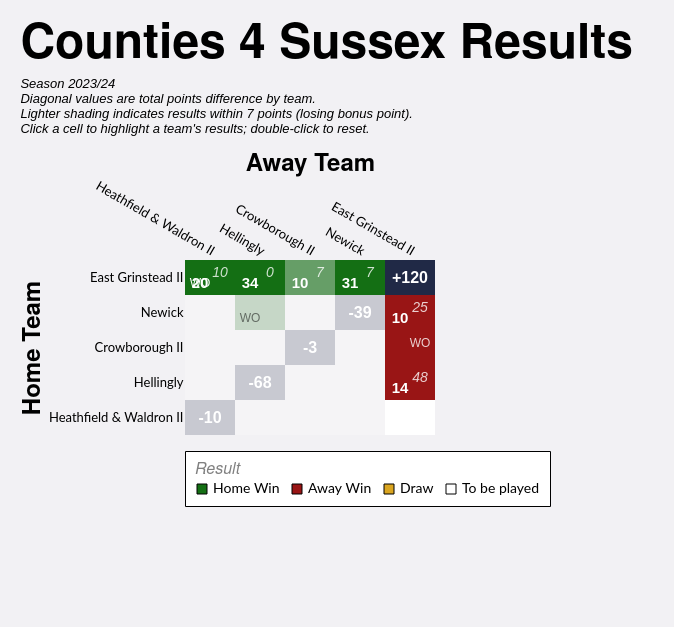

Here is the Vega-Lite specification saved for this chart:
### Vega-Lite specification from a JSON file in a GitHub repository (floating-point values rounded to 4 significant figures)
{"config": {"axis": {"labelFont": "Lato, sans-serif", "titleFont": "PT Sans Narrow, Helvetica Neue, Helvetica, Arial, sans-serif", "labelFontSize": 13, "titleFontSize": 24, "gridColor": "#202947", "gridOpacity": 0.2}, "header": {"labelFont": "PT Sans Narrow, Helvetica Neue, Helvetica, Arial, sans-serif", "titleFont": "PT Sans Narrow, Helvetica Neue, Helvetica, Arial, sans-serif", "labelFontSize": 24, "titleFontSize": 28, "labelFontWeight": "bold", "orient": "left"}, "legend": {"labelFont": "Lato, sans-serif", "titleFont": "PT Sans Narrow, Helvetica Neue, Helvetica, Arial, sans-serif", "labelFontSize": 14, "titleFontSize": 16, "titlePadding": 5, "fillColor": "white", "strokeColor": "black", "padding": 10, "titleFontWeight": "lighter", "titleFontStyle": "italic", "titleColor": "gray", "offset": 10}, "title": {"font": "PT Sans Narrow, Helvetica Neue, Helvetica, Arial, sans-serif", "fontSize": 48, "fontWeight": "bold", "anchor": "start", "align": "center", "titlePadding": 20, "subtitlePadding": 10, "subtitleFontSize": 13, "subtitleColor": "", "subtitleFontStyle": "italic", "offset": 15, "color": "black"}, "axisX": {"labelAngle": 0}, "facet": {"title": null, "header": null, "align": {"row": "each", "column": "each"}}, "resolve": {"scale": {"y": "independent", "facet": "independent"}}, "background": "#f2f1f4", "view": {"stroke": null}}, "layer": [{"data": {"name": "data-8d5bf6d418f510963f674cdb3aef10c7"}, "mark": {"type": "rect"}, "encoding": {"color": {"field": "result", "legend": {"columns": 4, "direction": "horizontal", "labelLimit": 200, "offset": 16, "orient": "bottom", "symbolStrokeColor": "black", "symbolStrokeWidth": 1, "values": ["Home Win", "Away Win", "Draw", "To be played"]}, "scale": {"domain": ["Home Win", "Home Win (LBP)", "Away Win", "Away Win (LBP)", "Draw", "To be played", "N/A"], "range": ["#146f14", "#146f14a0", "#991515", "#991515a0", "goldenrod", "white", "#202946"]}, "title": "Result", "type": "nominal"}, "opacity": {"condition": {"test": "datum.home_team == param_14['home_team'] || datum.away_team == param_14['home_team'] || !isValid(param_14['home_team'])", "value": 1.0}, "value": 0.2}, "tooltip": [{"field": "home_team", "title": "Home", "type": "nominal"}, {"field": "away_team", "title": "Away", "type": "nominal"}, {"field": "home_score_text", "title": "Home Score", "type": "nominal"}, {"field": "away_score_text", "title": "Away Score", "type": "nominal"}, {"field": "result", "title": "Result", "type": "nominal"}, {"field": "date", "format": "%d %b %Y", "title": "Date", "type": "temporal"}], "x": {"axis": {"domain": false, "grid": false, "labelAngle": 30, "orient": "top", "ticks": false}, "field": "away_team", "sort": ["Heathfield & Waldron II", "Hellingly", "Crowborough II", "Newick", "East Grinstead II"], "title": "Away Team", "type": "nominal"}, "y": {"axis": {"domain": false, "grid": false, "ticks": false}, "field": "home_team", "sort": ["East Grinstead II", "Newick", "Crowborough II", "Hellingly", "Heathfield & Waldron II"], "title": "Home Team", "type": "nominal"}}, "name": "view_10"}, {"data": {"name": "data-8d5bf6d418f510963f674cdb3aef10c7"}, "mark": {"type": "text", "fontStyle": "italic", "size": 14, "xOffset": 10, "yOffset": -5}, "encoding": {"color": {"condition": {"test": "datum.home_team == param_14['home_team'] || datum.away_team == param_14['home_team'] || !isValid(param_14['home_team'])", "value": "white"}, "value": "black"}, "opacity": {"condition": {"test": "datum.home_team == param_14['home_team'] || datum.away_team == param_14['home_team'] || !isValid(param_14['home_team'])", "value": 0.8}, "value": 0.4}, "text": {"field": "away_score_text", "type": "nominal"}, "x": {"field": "away_team", "sort": ["Heathfield & Waldron II", "Hellingly", "Crowborough II", "Newick", "East Grinstead II"], "type": "nominal"}, "y": {"field": "home_team", "sort": ["East Grinstead II", "Newick", "Crowborough II", "Hellingly", "Heathfield & Waldron II"], "type": "nominal"}}, "transform": [{"filter": "datum.away_score_text != '' && datum.away_score_text != 'WO'"}]}, {"data": {"name": "data-8d5bf6d418f510963f674cdb3aef10c7"}, "mark": {"type": "text", "size": 12, "xOffset": 10, "yOffset": -5}, "encoding": {"color": {"condition": {"test": "datum.home_team == param_14['home_team'] || datum.away_team == param_14['home_team'] || !isValid(param_14['home_team'])", "value": "white"}, "value": "black"}, "opacity": {"condition": {"test": "datum.home_team == param_14['home_team'] || datum.away_team == param_14['home_team'] || !isValid(param_14['home_team'])", "value": 0.8}, "value": 0.4}, "text": {"field": "away_score_text", "type": "nominal"}, "x": {"field": "away_team", "sort": ["Heathfield & Waldron II", "Hellingly", "Crowborough II", "Newick", "East Grinstead II"], "type": "nominal"}, "y": {"field": "home_team", "sort": ["East Grinstead II", "Newick", "Crowborough II", "Hellingly", "Heathfield & Waldron II"], "type": "nominal"}}, "transform": [{"filter": "datum.away_score_text == 'WO'"}]}, {"data": {"name": "data-8d5bf6d418f510963f674cdb3aef10c7"}, "mark": {"type": "text", "fontWeight": "bold", "size": 15, "xOffset": -10, "yOffset": 5}, "encoding": {"color": {"condition": {"test": "datum.home_team == param_14['home_team'] || datum.away_team == param_14['home_team'] || !isValid(param_14['home_team'])", "value": "white"}, "value": "black"}, "opacity": {"condition": {"test": "datum.home_team == param_14['home_team'] || datum.away_team == param_14['home_team'] || !isValid(param_14['home_team'])", "value": 1.0}, "value": 0.5}, "text": {"field": "home_score_text", "type": "nominal"}, "x": {"field": "away_team", "sort": ["Heathfield & Waldron II", "Hellingly", "Crowborough II", "Newick", "East Grinstead II"], "type": "nominal"}, "y": {"field": "home_team", "sort": ["East Grinstead II", "Newick", "Crowborough II", "Hellingly", "Heathfield & Waldron II"], "type": "nominal"}}, "transform": [{"filter": "datum.home_score_text != '' && datum.home_score_text != 'WO'"}]}, {"data": {"name": "data-8d5bf6d418f510963f674cdb3aef10c7"}, "mark": {"type": "text", "size": 12, "xOffset": -10, "yOffset": 5}, "encoding": {"color": {"condition": {"test": "datum.home_team == param_14['home_team'] || datum.away_team == param_14['home_team'] || !isValid(param_14['home_team'])", "value": "white"}, "value": "black"}, "opacity": {"condition": {"test": "datum.home_team == param_14['home_team'] || datum.away_team == param_14['home_team'] || !isValid(param_14['home_team'])", "value": 1.0}, "value": 0.5}, "text": {"field": "home_score_text", "type": "nominal"}, "x": {"field": "away_team", "sort": ["Heathfield & Waldron II", "Hellingly", "Crowborough II", "Newick", "East Grinstead II"], "type": "nominal"}, "y": {"field": "home_team", "sort": ["East Grinstead II", "Newick", "Crowborough II", "Hellingly", "Heathfield & Waldron II"], "type": "nominal"}}, "transform": [{"filter": "datum.home_score_text == 'WO'"}]}, {"data": {"name": "data-c5b7dce837a255612d263eaef249cda5"}, "mark": {"type": "text", "color": "white", "fontWeight": "bold", "size": 16}, "encoding": {"text": {"field": "display_text", "type": "nominal"}, "tooltip": [{"field": "home_team", "title": "Team", "type": "nominal"}, {"field": "display_text", "title": "Points Difference", "type": "nominal"}], "x": {"field": "away_team", "sort": ["Heathfield & Waldron II", "Hellingly", "Crowborough II", "Newick", "East Grinstead II"], "type": "nominal"}, "y": {"field": "home_team", "sort": ["East Grinstead II", "Newick", "Crowborough II", "Hellingly", "Heathfield & Waldron II"], "type": "nominal"}}}], "height": {"step": 35}, "padding": {"left": 20, "top": 20, "right": 40, "bottom": 120}, "params": [{"name": "param_14", "select": {"type": "point", "clear": "dblclick", "fields": ["home_team"], "on": "click"}, "value": [{"home_team": "East Grinstead II"}], "views": ["view_10"]}], "title": {"text": "Counties 4 Sussex Results", "subtitle": ["Season 2023/24", "Diagonal values are total points difference by team.", "Lighter shading indicates results within 7 points (losing bonus point).", "Click a cell to highlight a team's results; double-click to reset."]}, "width": {"step": 50}, "$schema": "https://vega.github.io/schema/vega-lite/v5.20.1.json", "datasets": {"data-8d5bf6d418f510963f674cdb3aef10c7": [{"home_team": "Crowborough II", "away_team": "Crowborough II", "match_id": null, "date": "", "home_score": null, "away_score": null, "home_walkover": null, "away_walkover": null, "result": "N/A", "home_score_text": "", "away_score_text": "", "wo_result": "", "score_text": "", "display_text": "-3", "is_diagonal": true, "result_simple": "N/A"}, {"home_team": "Crowborough II", "away_team": "East Grinstead II", "match_id": "1083348", "date": "2023-11-18T00:00:00", "home_score": null, "away_score": null, "home_walkover": false, "away_walkover": true, "result": "Away Win", "home_score_text": "", "away_score_text": "WO", "wo_result": "AWO", "score_text": "WO", "display_text": "WO", "is_diagonal": false, "result_simple": "Away Win"}, {"home_team": "Crowborough II", "away_team": "Heathfield & Waldron II", "match_id": null, "date": "", "home_score": null, "away_score": null, "home_walkover": null, "away_walkover": null, "result": "To be played", "home_score_text": "", "away_score_text": "", "wo_result": "", "score_text": "", "display_text": "", "is_diagonal": false, "result_simple": "To be played"}, {"home_team": "Crowborough II", "away_team": "Hellingly", "match_id": null, "date": "", "home_score": null, "away_score": null, "home_walkover": null, "away_walkover": null, "result": "To be played", "home_score_text": "", "away_score_text": "", "wo_result": "", "score_text": "", "display_text": "", "is_diagonal": false, "result_simple": "To be played"}, {"home_team": "Crowborough II", "away_team": "Newick", "match_id": null, "date": "", "home_score": null, "away_score": null, "home_walkover": null, "away_walkover": null, "result": "To be played", "home_score_text": "", "away_score_text": "", "wo_result": "", "score_text": "", "display_text": "", "is_diagonal": false, "result_simple": "To be played"}, {"home_team": "East Grinstead II", "away_team": "Crowborough II", "match_id": "1083358", "date": "2024-02-03T00:00:00", "home_score": 10, "away_score": 7, "home_walkover": false, "away_walkover": false, "result": "Home Win (LBP)", "home_score_text": "10", "away_score_text": "7", "wo_result": "", "score_text": "10-7", "display_text": "10-7", "is_diagonal": false, "result_simple": "Home Win"}, {"home_team": "East Grinstead II", "away_team": "East Grinstead II", "match_id": null, "date": "", "home_score": null, "away_score": null, "home_walkover": null, "away_walkover": null, "result": "N/A", "home_score_text": "", "away_score_text": "", "wo_result": "", "score_text": "", "display_text": "+120", "is_diagonal": true, "result_simple": "N/A"}, {"home_team": "East Grinstead II", "away_team": "Heathfield & Waldron II", "match_id": "1111548", "date": "2024-01-20T00:00:00", "home_score": 20, "away_score": 10, "home_walkover": false, "away_walkover": false, "result": "Home Win", "home_score_text": "20", "away_score_text": "10", "wo_result": "", "score_text": "20-10", "display_text": "20-10", "is_diagonal": false, "result_simple": "Home Win"}, {"home_team": "East Grinstead II", "away_team": "Heathfield & Waldron II", "match_id": "1105112", "date": "2023-12-09T00:00:00", "home_score": null, "away_score": null, "home_walkover": true, "away_walkover": false, "result": "Home Win", "home_score_text": "WO", "away_score_text": "", "wo_result": "HWO", "score_text": "WO", "display_text": "WO", "is_diagonal": false, "result_simple": "Home Win"}, {"home_team": "East Grinstead II", "away_team": "Hellingly", "match_id": "1083351", "date": "2023-12-02T00:00:00", "home_score": 34, "away_score": 0, "home_walkover": false, "away_walkover": false, "result": "Home Win", "home_score_text": "34", "away_score_text": "0", "wo_result": "", "score_text": "34-0", "display_text": "34-0", "is_diagonal": false, "result_simple": "Home Win"}, {"home_team": "East Grinstead II", "away_team": "Newick", "match_id": "1083365", "date": "2024-03-02T00:00:00", "home_score": 31, "away_score": 7, "home_walkover": false, "away_walkover": false, "result": "Home Win", "home_score_text": "31", "away_score_text": "7", "wo_result": "", "score_text": "31-7", "display_text": "31-7", "is_diagonal": false, "result_simple": "Home Win"}, {"home_team": "Heathfield & Waldron II", "away_team": "Crowborough II", "match_id": null, "date": "", "home_score": null, "away_score": null, "home_walkover": null, "away_walkover": null, "result": "To be played", "home_score_text": "", "away_score_text": "", "wo_result": "", "score_text": "", "display_text": "", "is_diagonal": false, "result_simple": "To be played"}, {"home_team": "Heathfield & Waldron II", "away_team": "East Grinstead II", "match_id": null, "date": "", "home_score": null, "away_score": null, "home_walkover": null, "away_walkover": null, "result": "To be played", "home_score_text": "", "away_score_text": "", "wo_result": "", "score_text": "", "display_text": "", "is_diagonal": false, "result_simple": "To be played"}, {"home_team": "Heathfield & Waldron II", "away_team": "Heathfield & Waldron II", "match_id": null, "date": "", "home_score": null, "away_score": null, "home_walkover": null, "away_walkover": null, "result": "N/A", "home_score_text": "", "away_score_text": "", "wo_result": "", "score_text": "", "display_text": "-10", "is_diagonal": true, "result_simple": "N/A"}, {"home_team": "Heathfield & Waldron II", "away_team": "Hellingly", "match_id": null, "date": "", "home_score": null, "away_score": null, "home_walkover": null, "away_walkover": null, "result": "To be played", "home_score_text": "", "away_score_text": "", "wo_result": "", "score_text": "", "display_text": "", "is_diagonal": false, "result_simple": "To be played"}, {"home_team": "Heathfield & Waldron II", "away_team": "Newick", "match_id": null, "date": "", "home_score": null, "away_score": null, "home_walkover": null, "away_walkover": null, "result": "To be played", "home_score_text": "", "away_score_text": "", "wo_result": "", "score_text": "", "display_text": "", "is_diagonal": false, "result_simple": "To be played"}, {"home_team": "Hellingly", "away_team": "Crowborough II", "match_id": null, "date": "", "home_score": null, "away_score": null, "home_walkover": null, "away_walkover": null, "result": "To be played", "home_score_text": "", "away_score_text": "", "wo_result": "", "score_text": "", "display_text": "", "is_diagonal": false, "result_simple": "To be played"}, {"home_team": "Hellingly", "away_team": "East Grinstead II", "match_id": "1083362", "date": "2024-02-17T00:00:00", "home_score": 14, "away_score": 48, "home_walkover": false, "away_walkover": false, "result": "Away Win", "home_score_text": "14", "away_score_text": "48", "wo_result": "", "score_text": "14-48", "display_text": "14-48", "is_diagonal": false, "result_simple": "Away Win"}, {"home_team": "Hellingly", "away_team": "Heathfield & Waldron II", "match_id": null, "date": "", "home_score": null, "away_score": null, "home_walkover": null, "away_walkover": null, "result": "To be played", "home_score_text": "", "away_score_text": "", "wo_result": "", "score_text": "", "display_text": "", "is_diagonal": false, "result_simple": "To be played"}, {"home_team": "Hellingly", "away_team": "Hellingly", "match_id": null, "date": "", "home_score": null, "away_score": null, "home_walkover": null, "away_walkover": null, "result": "N/A", "home_score_text": "", "away_score_text": "", "wo_result": "", "score_text": "", "display_text": "-68", "is_diagonal": true, "result_simple": "N/A"}, {"home_team": "Hellingly", "away_team": "Newick", "match_id": null, "date": "", "home_score": null, "away_score": null, "home_walkover": null, "away_walkover": null, "result": "To be played", "home_score_text": "", "away_score_text": "", "wo_result": "", "score_text": "", "display_text": "", "is_diagonal": false, "result_simple": "To be played"}, {"home_team": "Newick", "away_team": "Crowborough II", "match_id": null, "date": "", "home_score": null, "away_score": null, "home_walkover": null, "away_walkover": null, "result": "To be played", "home_score_text": "", "away_score_text": "", "wo_result": "", "score_text": "", "display_text": "", "is_diagonal": false, "result_simple": "To be played"}, {"home_team": "Newick", "away_team": "East Grinstead II", "match_id": "1083338", "date": "2023-10-21T00:00:00", "home_score": 10, "away_score": 25, "home_walkover": false, "away_walkover": false, "result": "Away Win", "home_score_text": "10", "away_score_text": "25", "wo_result": "", "score_text": "10-25", "display_text": "10-25", "is_diagonal": false, "result_simple": "Away Win"}, {"home_team": "Newick", "away_team": "Heathfield & Waldron II", "match_id": null, "date": "", "home_score": null, "away_score": null, "home_walkover": null, "away_walkover": null, "result": "To be played", "home_score_text": "", "away_score_text": "", "wo_result": "", "score_text": "", "display_text": "", "is_diagonal": false, "result_simple": "To be played"}, {"home_team": "Newick", "away_team": "Hellingly", "match_id": "1115967", "date": "2024-04-20T00:00:00", "home_score": null, "away_score": null, "home_walkover": true, "away_walkover": false, "result": "Home Win", "home_score_text": "WO", "away_score_text": "", "wo_result": "HWO", "score_text": "WO", "display_text": "WO", "is_diagonal": false, "result_simple": "Home Win"}, {"home_team": "Newick", "away_team": "Newick", "match_id": null, "date": "", "home_score": null, "away_score": null, "home_walkover": null, "away_walkover": null, "result": "N/A", "home_score_text": "", "away_score_text": "", "wo_result": "", "score_text": "", "display_text": "-39", "is_diagonal": true, "result_simple": "N/A"}], "data-c5b7dce837a255612d263eaef249cda5": [{"home_team": "Crowborough II", "away_team": "Crowborough II", "match_id": null, "date": "", "home_score": null, "away_score": null, "home_walkover": null, "away_walkover": null, "result": "N/A", "home_score_text": "", "away_score_text": "", "wo_result": "", "score_text": "", "display_text": "-3", "is_diagonal": true, "result_simple": "N/A"}, {"home_team": "East Grinstead II", "away_team": "East Grinstead II", "match_id": null, "date": "", "home_score": null, "away_score": null, "home_walkover": null, "away_walkover": null, "result": "N/A", "home_score_text": "", "away_score_text": "", "wo_result": "", "score_text": "", "display_text": "+120", "is_diagonal": true, "result_simple": "N/A"}, {"home_team": "Heathfield & Waldron II", "away_team": "Heathfield & Waldron II", "match_id": null, "date": "", "home_score": null, "away_score": null, "home_walkover": null, "away_walkover": null, "result": "N/A", "home_score_text": "", "away_score_text": "", "wo_result": "", "score_text": "", "display_text": "-10", "is_diagonal": true, "result_simple": "N/A"}, {"home_team": "Hellingly", "away_team": "Hellingly", "match_id": null, "date": "", "home_score": null, "away_score": null, "home_walkover": null, "away_walkover": null, "result": "N/A", "home_score_text": "", "away_score_text": "", "wo_result": "", "score_text": "", "display_text": "-68", "is_diagonal": true, "result_simple": "N/A"}, {"home_team": "Newick", "away_team": "Newick", "match_id": null, "date": "", "home_score": null, "away_score": null, "home_walkover": null, "away_walkover": null, "result": "N/A", "home_score_text": "", "away_score_text": "", "wo_result": "", "score_text": "", "display_text": "-39", "is_diagonal": true, "result_simple": "N/A"}]}}
